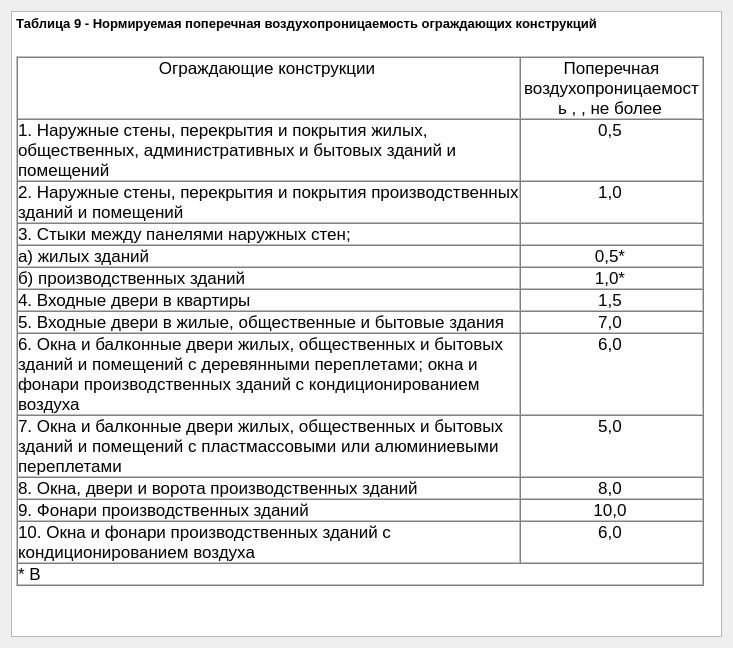
<?xml version="1.0" encoding="UTF-8"?>
<ui version="4.0">
 <class>sn50pg18dialog</class>
 <widget class="QDialog" name="sn50pg18dialog">
  <property name="geometry">
   <rect>
    <x>0</x>
    <y>0</y>
    <width>733</width>
    <height>648</height>
   </rect>
  </property>
  <property name="windowTitle">
   <string>Dialog</string>
  </property>
  <layout class="QHBoxLayout" name="horizontalLayout">
   <item>
    <widget class="QTextBrowser" name="textBrowser">
     <property name="html">
      <string>&lt;!DOCTYPE HTML PUBLIC &quot;-//W3C//DTD HTML 4.0//EN&quot; &quot;http://www.w3.org/TR/REC-html40/strict.dtd&quot;&gt;
&lt;html&gt;&lt;head&gt;&lt;meta name=&quot;qrichtext&quot; content=&quot;1&quot; /&gt;&lt;style type=&quot;text/css&quot;&gt;
p, li { white-space: pre-wrap; }
&lt;/style&gt;&lt;/head&gt;&lt;body style=&quot; font-family:'MS Shell Dlg 2'; font-size:8.25pt; font-weight:400; font-style:normal;&quot;&gt;
&lt;p style=&quot; margin-top:12px; margin-bottom:12px; margin-left:0px; margin-right:0px; -qt-block-indent:0; text-indent:0px;&quot;&gt;&lt;a name=&quot;sub_44&quot;&gt;&lt;/a&gt;&lt;span style=&quot; font-size:10pt; font-weight:600;&quot;&gt;Т&lt;/span&gt;&lt;span style=&quot; font-size:10pt; font-weight:600;&quot;&gt;аблица 9 - Нормируемая поперечная воздухопроницаемость ограждающих конструкций &lt;/span&gt;&lt;/p&gt;
&lt;p style=&quot; margin-top:12px; margin-bottom:12px; margin-left:0px; margin-right:0px; -qt-block-indent:0; text-indent:0px;&quot;&gt;&lt;span style=&quot; font-size:8pt;&quot;&gt;  &lt;/span&gt;&lt;/p&gt;
&lt;table border=&quot;1&quot; style=&quot; margin-top:0px; margin-bottom:0px; margin-left:0px; margin-right:0px;&quot; cellspacing=&quot;0&quot; cellpadding=&quot;0&quot;&gt;
&lt;tr&gt;
&lt;td width=&quot;501&quot; style=&quot; vertical-align:top; padding-left:0; padding-right:0; padding-top:0; padding-bottom:0;&quot;&gt;
&lt;p align=&quot;center&quot; style=&quot; margin-top:12px; margin-bottom:12px; margin-left:0px; margin-right:0px; -qt-block-indent:0; text-indent:0px;&quot;&gt;&lt;span style=&quot; font-size:13pt;&quot;&gt;Ограждающие конструкции&lt;/span&gt;&lt;span style=&quot; font-size:8pt;&quot;&gt; &lt;/span&gt;&lt;/p&gt;&lt;/td&gt;
&lt;td width=&quot;181&quot; style=&quot; vertical-align:top; padding-left:0; padding-right:0; padding-top:0; padding-bottom:0;&quot;&gt;
&lt;p align=&quot;center&quot; style=&quot; margin-top:12px; margin-bottom:12px; margin-left:0px; margin-right:0px; -qt-block-indent:0; text-indent:0px;&quot;&gt;&lt;span style=&quot; font-size:13pt;&quot;&gt;Поперечная воздухопроницаемость &lt;/span&gt;&lt;img src=&quot;file:///C:\Users\mafurag\AppData\Local\Temp\msohtmlclip1\01\clip_image002.gif&quot; width=&quot;18&quot; height=&quot;20&quot; style=&quot;vertical-align: top;&quot; /&gt;&lt;span style=&quot; font-size:13pt;&quot;&gt;, &lt;/span&gt;&lt;img src=&quot;file:///C:\Users\mafurag\AppData\Local\Temp\msohtmlclip1\01\clip_image004.gif&quot; width=&quot;65&quot; height=&quot;24&quot; style=&quot;vertical-align: top;&quot; /&gt;&lt;span style=&quot; font-size:13pt;&quot;&gt;, не более&lt;/span&gt;&lt;span style=&quot; font-size:8pt;&quot;&gt; &lt;/span&gt;&lt;/p&gt;&lt;/td&gt;&lt;/tr&gt;
&lt;tr&gt;
&lt;td style=&quot; vertical-align:top; padding-left:0; padding-right:0; padding-top:0; padding-bottom:0;&quot;&gt;
&lt;p style=&quot; margin-top:12px; margin-bottom:12px; margin-left:0px; margin-right:0px; -qt-block-indent:0; text-indent:0px;&quot;&gt;&lt;span style=&quot; font-size:13pt;&quot;&gt;1. Наружные стены, перекрытия и покрытия жилых, общественных, административных и бытовых зданий и помещений&lt;/span&gt;&lt;span style=&quot; font-size:8pt;&quot;&gt; &lt;/span&gt;&lt;/p&gt;&lt;/td&gt;
&lt;td style=&quot; vertical-align:top; padding-left:0; padding-right:0; padding-top:0; padding-bottom:0;&quot;&gt;
&lt;p align=&quot;center&quot; style=&quot; margin-top:12px; margin-bottom:12px; margin-left:0px; margin-right:0px; -qt-block-indent:0; text-indent:0px;&quot;&gt;&lt;span style=&quot; font-size:13pt;&quot;&gt;0,5&lt;/span&gt;&lt;span style=&quot; font-size:8pt;&quot;&gt; &lt;/span&gt;&lt;/p&gt;&lt;/td&gt;&lt;/tr&gt;
&lt;tr&gt;
&lt;td style=&quot; vertical-align:top; padding-left:0; padding-right:0; padding-top:0; padding-bottom:0;&quot;&gt;
&lt;p style=&quot; margin-top:12px; margin-bottom:12px; margin-left:0px; margin-right:0px; -qt-block-indent:0; text-indent:0px;&quot;&gt;&lt;span style=&quot; font-size:13pt;&quot;&gt;2. Наружные стены, перекрытия и покрытия производственных зданий и помещений&lt;/span&gt;&lt;span style=&quot; font-size:8pt;&quot;&gt; &lt;/span&gt;&lt;/p&gt;&lt;/td&gt;
&lt;td style=&quot; vertical-align:top; padding-left:0; padding-right:0; padding-top:0; padding-bottom:0;&quot;&gt;
&lt;p align=&quot;center&quot; style=&quot; margin-top:12px; margin-bottom:12px; margin-left:0px; margin-right:0px; -qt-block-indent:0; text-indent:0px;&quot;&gt;&lt;span style=&quot; font-size:13pt;&quot;&gt;1,0&lt;/span&gt;&lt;span style=&quot; font-size:8pt;&quot;&gt; &lt;/span&gt;&lt;/p&gt;&lt;/td&gt;&lt;/tr&gt;
&lt;tr&gt;
&lt;td style=&quot; vertical-align:top; padding-left:0; padding-right:0; padding-top:0; padding-bottom:0;&quot;&gt;
&lt;p style=&quot; margin-top:12px; margin-bottom:12px; margin-left:0px; margin-right:0px; -qt-block-indent:0; text-indent:0px;&quot;&gt;&lt;span style=&quot; font-size:13pt;&quot;&gt;3. Стыки между панелями наружных стен;&lt;/span&gt;&lt;span style=&quot; font-size:8pt;&quot;&gt; &lt;/span&gt;&lt;/p&gt;&lt;/td&gt;
&lt;td style=&quot; vertical-align:top; padding-left:0; padding-right:0; padding-top:0; padding-bottom:0;&quot;&gt;
&lt;p style=&quot; margin-top:12px; margin-bottom:12px; margin-left:0px; margin-right:0px; -qt-block-indent:0; text-indent:0px;&quot;&gt;&lt;span style=&quot; font-size:13pt;&quot;&gt; &lt;/span&gt;&lt;span style=&quot; font-size:8pt;&quot;&gt; &lt;/span&gt;&lt;/p&gt;&lt;/td&gt;&lt;/tr&gt;
&lt;tr&gt;
&lt;td style=&quot; vertical-align:top; padding-left:0; padding-right:0; padding-top:0; padding-bottom:0;&quot;&gt;
&lt;p style=&quot; margin-top:12px; margin-bottom:12px; margin-left:0px; margin-right:0px; -qt-block-indent:0; text-indent:0px;&quot;&gt;&lt;span style=&quot; font-size:13pt;&quot;&gt;а) жилых зданий&lt;/span&gt;&lt;span style=&quot; font-size:8pt;&quot;&gt; &lt;/span&gt;&lt;/p&gt;&lt;/td&gt;
&lt;td style=&quot; vertical-align:top; padding-left:0; padding-right:0; padding-top:0; padding-bottom:0;&quot;&gt;
&lt;p align=&quot;center&quot; style=&quot; margin-top:12px; margin-bottom:12px; margin-left:0px; margin-right:0px; -qt-block-indent:0; text-indent:0px;&quot;&gt;&lt;span style=&quot; font-size:13pt;&quot;&gt;0,5*&lt;/span&gt;&lt;span style=&quot; font-size:8pt;&quot;&gt; &lt;/span&gt;&lt;/p&gt;&lt;/td&gt;&lt;/tr&gt;
&lt;tr&gt;
&lt;td style=&quot; vertical-align:top; padding-left:0; padding-right:0; padding-top:0; padding-bottom:0;&quot;&gt;
&lt;p style=&quot; margin-top:12px; margin-bottom:12px; margin-left:0px; margin-right:0px; -qt-block-indent:0; text-indent:0px;&quot;&gt;&lt;span style=&quot; font-size:13pt;&quot;&gt;б) производственных зданий&lt;/span&gt;&lt;span style=&quot; font-size:8pt;&quot;&gt; &lt;/span&gt;&lt;/p&gt;&lt;/td&gt;
&lt;td style=&quot; vertical-align:top; padding-left:0; padding-right:0; padding-top:0; padding-bottom:0;&quot;&gt;
&lt;p align=&quot;center&quot; style=&quot; margin-top:12px; margin-bottom:12px; margin-left:0px; margin-right:0px; -qt-block-indent:0; text-indent:0px;&quot;&gt;&lt;span style=&quot; font-size:13pt;&quot;&gt;1,0*&lt;/span&gt;&lt;span style=&quot; font-size:8pt;&quot;&gt; &lt;/span&gt;&lt;/p&gt;&lt;/td&gt;&lt;/tr&gt;
&lt;tr&gt;
&lt;td style=&quot; vertical-align:top; padding-left:0; padding-right:0; padding-top:0; padding-bottom:0;&quot;&gt;
&lt;p style=&quot; margin-top:12px; margin-bottom:12px; margin-left:0px; margin-right:0px; -qt-block-indent:0; text-indent:0px;&quot;&gt;&lt;span style=&quot; font-size:13pt;&quot;&gt;4. Входные двери в квартиры&lt;/span&gt;&lt;span style=&quot; font-size:8pt;&quot;&gt; &lt;/span&gt;&lt;/p&gt;&lt;/td&gt;
&lt;td style=&quot; vertical-align:top; padding-left:0; padding-right:0; padding-top:0; padding-bottom:0;&quot;&gt;
&lt;p align=&quot;center&quot; style=&quot; margin-top:12px; margin-bottom:12px; margin-left:0px; margin-right:0px; -qt-block-indent:0; text-indent:0px;&quot;&gt;&lt;span style=&quot; font-size:13pt;&quot;&gt;1,5&lt;/span&gt;&lt;span style=&quot; font-size:8pt;&quot;&gt; &lt;/span&gt;&lt;/p&gt;&lt;/td&gt;&lt;/tr&gt;
&lt;tr&gt;
&lt;td style=&quot; vertical-align:top; padding-left:0; padding-right:0; padding-top:0; padding-bottom:0;&quot;&gt;
&lt;p style=&quot; margin-top:12px; margin-bottom:12px; margin-left:0px; margin-right:0px; -qt-block-indent:0; text-indent:0px;&quot;&gt;&lt;span style=&quot; font-size:13pt;&quot;&gt;5. Входные двери в жилые, общественные и бытовые здания&lt;/span&gt;&lt;span style=&quot; font-size:8pt;&quot;&gt; &lt;/span&gt;&lt;/p&gt;&lt;/td&gt;
&lt;td style=&quot; vertical-align:top; padding-left:0; padding-right:0; padding-top:0; padding-bottom:0;&quot;&gt;
&lt;p align=&quot;center&quot; style=&quot; margin-top:12px; margin-bottom:12px; margin-left:0px; margin-right:0px; -qt-block-indent:0; text-indent:0px;&quot;&gt;&lt;span style=&quot; font-size:13pt;&quot;&gt;7,0&lt;/span&gt;&lt;span style=&quot; font-size:8pt;&quot;&gt; &lt;/span&gt;&lt;/p&gt;&lt;/td&gt;&lt;/tr&gt;
&lt;tr&gt;
&lt;td style=&quot; vertical-align:top; padding-left:0; padding-right:0; padding-top:0; padding-bottom:0;&quot;&gt;
&lt;p style=&quot; margin-top:12px; margin-bottom:12px; margin-left:0px; margin-right:0px; -qt-block-indent:0; text-indent:0px;&quot;&gt;&lt;span style=&quot; font-size:13pt;&quot;&gt;6. Окна и балконные двери жилых, общественных и бытовых зданий и помещений с деревянными переплетами; окна и фонари производственных зданий с кондиционированием воздуха&lt;/span&gt;&lt;span style=&quot; font-size:8pt;&quot;&gt; &lt;/span&gt;&lt;/p&gt;&lt;/td&gt;
&lt;td style=&quot; vertical-align:top; padding-left:0; padding-right:0; padding-top:0; padding-bottom:0;&quot;&gt;
&lt;p align=&quot;center&quot; style=&quot; margin-top:12px; margin-bottom:12px; margin-left:0px; margin-right:0px; -qt-block-indent:0; text-indent:0px;&quot;&gt;&lt;span style=&quot; font-size:13pt;&quot;&gt;6,0&lt;/span&gt;&lt;span style=&quot; font-size:8pt;&quot;&gt; &lt;/span&gt;&lt;/p&gt;&lt;/td&gt;&lt;/tr&gt;
&lt;tr&gt;
&lt;td style=&quot; vertical-align:top; padding-left:0; padding-right:0; padding-top:0; padding-bottom:0;&quot;&gt;
&lt;p style=&quot; margin-top:12px; margin-bottom:12px; margin-left:0px; margin-right:0px; -qt-block-indent:0; text-indent:0px;&quot;&gt;&lt;span style=&quot; font-size:13pt;&quot;&gt;7. Окна и балконные двери жилых, общественных и бытовых зданий и помещений с пластмассовыми или алюминиевыми переплетами&lt;/span&gt;&lt;span style=&quot; font-size:8pt;&quot;&gt; &lt;/span&gt;&lt;/p&gt;&lt;/td&gt;
&lt;td style=&quot; vertical-align:top; padding-left:0; padding-right:0; padding-top:0; padding-bottom:0;&quot;&gt;
&lt;p align=&quot;center&quot; style=&quot; margin-top:12px; margin-bottom:12px; margin-left:0px; margin-right:0px; -qt-block-indent:0; text-indent:0px;&quot;&gt;&lt;span style=&quot; font-size:13pt;&quot;&gt;5,0&lt;/span&gt;&lt;span style=&quot; font-size:8pt;&quot;&gt; &lt;/span&gt;&lt;/p&gt;&lt;/td&gt;&lt;/tr&gt;
&lt;tr&gt;
&lt;td style=&quot; vertical-align:top; padding-left:0; padding-right:0; padding-top:0; padding-bottom:0;&quot;&gt;
&lt;p style=&quot; margin-top:12px; margin-bottom:12px; margin-left:0px; margin-right:0px; -qt-block-indent:0; text-indent:0px;&quot;&gt;&lt;span style=&quot; font-size:13pt;&quot;&gt;8. Окна, двери и ворота производственных зданий&lt;/span&gt;&lt;span style=&quot; font-size:8pt;&quot;&gt; &lt;/span&gt;&lt;/p&gt;&lt;/td&gt;
&lt;td style=&quot; vertical-align:top; padding-left:0; padding-right:0; padding-top:0; padding-bottom:0;&quot;&gt;
&lt;p align=&quot;center&quot; style=&quot; margin-top:12px; margin-bottom:12px; margin-left:0px; margin-right:0px; -qt-block-indent:0; text-indent:0px;&quot;&gt;&lt;span style=&quot; font-size:13pt;&quot;&gt;8,0&lt;/span&gt;&lt;span style=&quot; font-size:8pt;&quot;&gt; &lt;/span&gt;&lt;/p&gt;&lt;/td&gt;&lt;/tr&gt;
&lt;tr&gt;
&lt;td style=&quot; vertical-align:top; padding-left:0; padding-right:0; padding-top:0; padding-bottom:0;&quot;&gt;
&lt;p style=&quot; margin-top:12px; margin-bottom:12px; margin-left:0px; margin-right:0px; -qt-block-indent:0; text-indent:0px;&quot;&gt;&lt;span style=&quot; font-size:13pt;&quot;&gt;9. Фонари производственных зданий&lt;/span&gt;&lt;span style=&quot; font-size:8pt;&quot;&gt; &lt;/span&gt;&lt;/p&gt;&lt;/td&gt;
&lt;td style=&quot; vertical-align:top; padding-left:0; padding-right:0; padding-top:0; padding-bottom:0;&quot;&gt;
&lt;p align=&quot;center&quot; style=&quot; margin-top:12px; margin-bottom:12px; margin-left:0px; margin-right:0px; -qt-block-indent:0; text-indent:0px;&quot;&gt;&lt;span style=&quot; font-size:13pt;&quot;&gt;10,0&lt;/span&gt;&lt;span style=&quot; font-size:8pt;&quot;&gt; &lt;/span&gt;&lt;/p&gt;&lt;/td&gt;&lt;/tr&gt;
&lt;tr&gt;
&lt;td style=&quot; vertical-align:top; padding-left:0; padding-right:0; padding-top:0; padding-bottom:0;&quot;&gt;
&lt;p style=&quot; margin-top:12px; margin-bottom:12px; margin-left:0px; margin-right:0px; -qt-block-indent:0; text-indent:0px;&quot;&gt;&lt;span style=&quot; font-size:13pt;&quot;&gt;10. Окна и фонари производственных зданий с кондиционированием воздуха&lt;/span&gt;&lt;span style=&quot; font-size:8pt;&quot;&gt; &lt;/span&gt;&lt;/p&gt;&lt;/td&gt;
&lt;td style=&quot; vertical-align:top; padding-left:0; padding-right:0; padding-top:0; padding-bottom:0;&quot;&gt;
&lt;p align=&quot;center&quot; style=&quot; margin-top:12px; margin-bottom:12px; margin-left:0px; margin-right:0px; -qt-block-indent:0; text-indent:0px;&quot;&gt;&lt;span style=&quot; font-size:13pt;&quot;&gt;6,0&lt;/span&gt;&lt;span style=&quot; font-size:8pt;&quot;&gt; &lt;/span&gt;&lt;/p&gt;&lt;/td&gt;&lt;/tr&gt;
&lt;tr&gt;
&lt;td colspan=&quot;2&quot; style=&quot; vertical-align:top; padding-left:0; padding-right:0; padding-top:0; padding-bottom:0;&quot;&gt;
&lt;p style=&quot; margin-top:12px; margin-bottom:12px; margin-left:0px; margin-right:0px; -qt-block-indent:0; text-indent:0px;&quot;&gt;&lt;span style=&quot; font-size:13pt;&quot;&gt;* В &lt;/span&gt;&lt;img src=&quot;file:///C:\Users\mafurag\AppData\Local\Temp\msohtmlclip1\01\clip_image006.gif&quot; width=&quot;58&quot; height=&quot;19&quot; style=&quot;vertical-align: top;&quot; /&gt;&lt;span style=&quot; font-size:8pt;&quot;&gt; &lt;/span&gt;&lt;/p&gt;&lt;/td&gt;&lt;/tr&gt;&lt;/table&gt;&lt;/body&gt;&lt;/html&gt;</string>
     </property>
    </widget>
   </item>
  </layout>
 </widget>
 <resources/>
 <connections/>
</ui>
